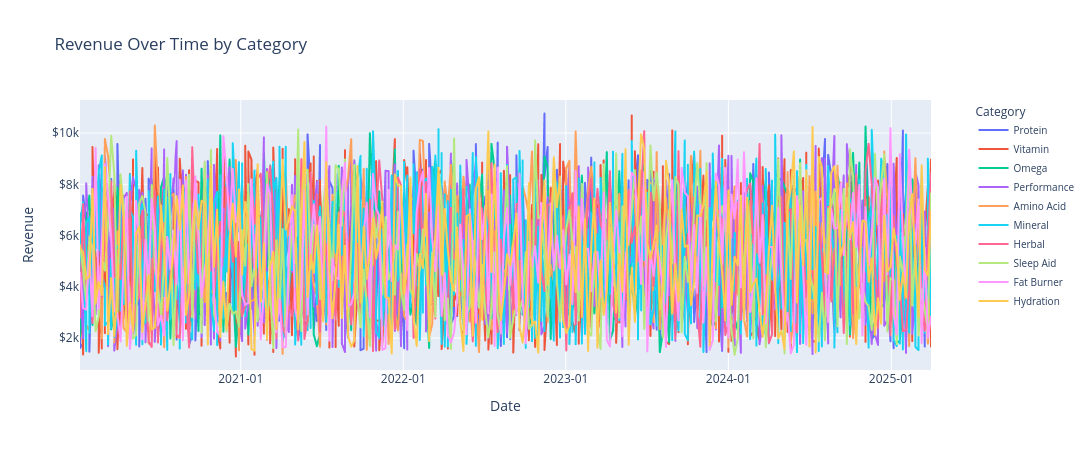

Notebook code cell kept with this figure:
### Code cell
fig = px.line(df, x = 'Date', y = 'Revenue', color = 'Category', title = 'Revenue Over Time by Category')

fig.update_layout(legend = dict(x = 1.05, y = 1, traceorder = "normal",
        title  = "Category", font = dict(size = 10)),
        width  = 1100,
        height = 450,
        yaxis  = dict(tickprefix = "$"), 
        xaxis  = dict(tickformat = "%Y-%m"))

plt.savefig('fig10.jpg', dpi=200, bbox_inches='tight')

fig.show()

### Figure 1 — Plotly figure (JSON) as saved in the notebook; plotly's stock layout.template omitted (floating-point values rounded to 4 significant figures; data arrays with more than 128 entries replaced by an {"elided": "..."} marker saying what was removed)
{"data": [{"hovertemplate": "Category=Protein<br>Date=%{x}<br>Revenue=%{y}<extra></extra>", "legendgroup": "Protein", "line": {"color": "#636efa", "dash": "solid"}, "marker": {"symbol": "circle"}, "mode": "lines", "name": "Protein", "showlegend": true, "type": "scattergl", "x": {"elided": "548 str values"}, "xaxis": "x", "y": {"elided": "548 float values"}, "yaxis": "y"}, {"hovertemplate": "Category=Vitamin<br>Date=%{x}<br>Revenue=%{y}<extra></extra>", "legendgroup": "Vitamin", "line": {"color": "#EF553B", "dash": "solid"}, "marker": {"symbol": "circle"}, "mode": "lines", "name": "Vitamin", "showlegend": true, "type": "scattergl", "x": {"elided": "822 str values"}, "xaxis": "x", "y": {"elided": "822 float values"}, "yaxis": "y"}, {"hovertemplate": "Category=Omega<br>Date=%{x}<br>Revenue=%{y}<extra></extra>", "legendgroup": "Omega", "line": {"color": "#00cc96", "dash": "solid"}, "marker": {"symbol": "circle"}, "mode": "lines", "name": "Omega", "showlegend": true, "type": "scattergl", "x": {"elided": "274 str values"}, "xaxis": "x", "y": {"elided": "274 float values"}, "yaxis": "y"}, {"hovertemplate": "Category=Performance<br>Date=%{x}<br>Revenue=%{y}<extra></extra>", "legendgroup": "Performance", "line": {"color": "#ab63fa", "dash": "solid"}, "marker": {"symbol": "circle"}, "mode": "lines", "name": "Performance", "showlegend": true, "type": "scattergl", "x": {"elided": "548 str values"}, "xaxis": "x", "y": {"elided": "548 float values"}, "yaxis": "y"}, {"hovertemplate": "Category=Amino Acid<br>Date=%{x}<br>Revenue=%{y}<extra></extra>", "legendgroup": "Amino Acid", "line": {"color": "#FFA15A", "dash": "solid"}, "marker": {"symbol": "circle"}, "mode": "lines", "name": "Amino Acid", "showlegend": true, "type": "scattergl", "x": {"elided": "274 str values"}, "xaxis": "x", "y": {"elided": "274 float values"}, "yaxis": "y"}, {"hovertemplate": "Category=Mineral<br>Date=%{x}<br>Revenue=%{y}<extra></extra>", "legendgroup": "Mineral", "line": {"color": "#19d3f3", "dash": "solid"}, "marker": {"symbol": "circle"}, "mode": "lines", "name": "Mineral", "showlegend": true, "type": "scattergl", "x": {"elided": "822 str values"}, "xaxis": "x", "y": {"elided": "822 float values"}, "yaxis": "y"}, {"hovertemplate": "Category=Herbal<br>Date=%{x}<br>Revenue=%{y}<extra></extra>", "legendgroup": "Herbal", "line": {"color": "#FF6692", "dash": "solid"}, "marker": {"symbol": "circle"}, "mode": "lines", "name": "Herbal", "showlegend": true, "type": "scattergl", "x": {"elided": "274 str values"}, "xaxis": "x", "y": {"elided": "274 float values"}, "yaxis": "y"}, {"hovertemplate": "Category=Sleep Aid<br>Date=%{x}<br>Revenue=%{y}<extra></extra>", "legendgroup": "Sleep Aid", "line": {"color": "#B6E880", "dash": "solid"}, "marker": {"symbol": "circle"}, "mode": "lines", "name": "Sleep Aid", "showlegend": true, "type": "scattergl", "x": {"elided": "274 str values"}, "xaxis": "x", "y": {"elided": "274 float values"}, "yaxis": "y"}, {"hovertemplate": "Category=Fat Burner<br>Date=%{x}<br>Revenue=%{y}<extra></extra>", "legendgroup": "Fat Burner", "line": {"color": "#FF97FF", "dash": "solid"}, "marker": {"symbol": "circle"}, "mode": "lines", "name": "Fat Burner", "showlegend": true, "type": "scattergl", "x": {"elided": "274 str values"}, "xaxis": "x", "y": {"elided": "274 float values"}, "yaxis": "y"}, {"hovertemplate": "Category=Hydration<br>Date=%{x}<br>Revenue=%{y}<extra></extra>", "legendgroup": "Hydration", "line": {"color": "#FECB52", "dash": "solid"}, "marker": {"symbol": "circle"}, "mode": "lines", "name": "Hydration", "showlegend": true, "type": "scattergl", "x": {"elided": "274 str values"}, "xaxis": "x", "y": {"elided": "274 float values"}, "yaxis": "y"}], "layout": {"height": 450, "legend": {"font": {"size": 10}, "title": {"text": "Category"}, "tracegroupgap": 0, "traceorder": "normal", "x": 1.05, "y": 1}, "title": {"text": "Revenue Over Time by Category"}, "width": 1100, "xaxis": {"anchor": "y", "domain": [0, 1], "tickformat": "%Y-%m", "title": {"text": "Date"}}, "yaxis": {"anchor": "x", "domain": [0, 1], "tickprefix": "$", "title": {"text": "Revenue"}}}}
